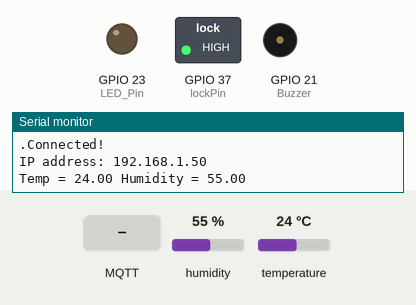
Recording of a sketch running on a simulated ESP32. Shown: switched loads named in the sketch (green lamp = pin HIGH), output pins drawn as LEDs (lit = HIGH), buzzer (waves = sounding, pin HIGH), the last lines printed to the serial monitor. The inputs (shaded band) are chosen by the test bench; at power-on: humidity 55 %, temperature 24 °C. WiFi joins after 1.5 s; servers stay silent unless stated; no MQTT or app messages arrive unless stated.

Above: at 8.2 s.
8.3 s: MQTT message "BulbON" arrives on the first subscribed topic
At 10.2 s:
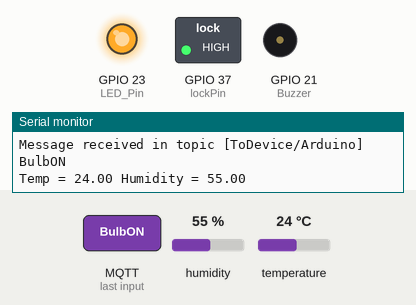
10.5 s: MQTT message "ButtonPressed" arrives on the first subscribed topic
At 11.7 s:
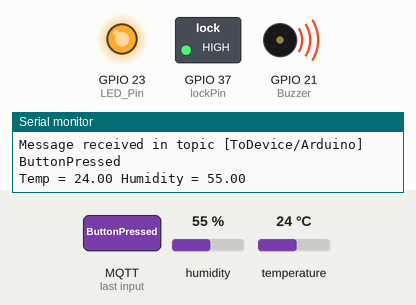
12.7 s: MQTT message "BulbOFF" arrives on the first subscribed topic
At 14.2 s:
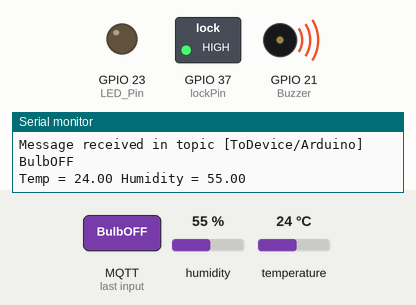
Timing chart, 0 to 15.7 s (numbered marks = the images above; inputs shaded):
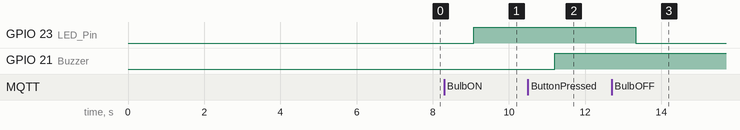

The sketch:

mqtt_mosquitto_DeviceControl.ino
```cpp
// (licence header left out)
#include "ThingSpeak.h"
#include "WiFi.h"
#include <PubSubClient.h>
#include <Ethernet.h>

#include <DHT.h>

/*******************DEFINES************************/
#define DEBUG
#define LED_Pin 23
#define Buzzer 21
#define  LM35_Temp 39  /*Analog pin*/
#define DHTTYPE DHT11  /*DHT-11 Sensor*/
/**************************************************/

/**************DHT-11 Temp Sensor******************/
#define DHTPIN 4
DHT dht(DHTPIN, DHTTYPE);
float Temperature;
float Humidity;
/**************************************************/

/*********** Enter you Wi-Fi Details **************/
char ssid[] = "tvishwajit"; //SSID
char pass[] = "7070070167@Vt"; // Password
/**************************************************/

/*******************************Constants***********************************/

/*The input pin the LDR is connected to. Must be an analogue pin
  (i.e. pins A0-A5 on Arduino UNO).*/
const byte ldrPin = 2;//A0;

/*LM35 Temperature Sensor Varialbes*/
float temp_celsius = 0;
float sensorValue = 0;
float sensorVoltage = 0;

/*This digital pin will be driven low to release a lock when puzzle solved
can be any pin capable of digital output*/
const byte lockPin = A1; //D2;

/*The base reading is the resistance of the LDR measure
in normal lighting of the room, and will be calibrated
each time the puzzle is reset*/
int baseReading = 512;

/*Current reading is the resistance of the LDR, which
changese when a light is falling on it (resistance falls)
or light block from it (resistance rises)*/
int currentReading;

/*The LDR reading will naturally fluctuate slightly. This
sensitivity value will be used as threshold to determine
when it has changed enough for the puzzle to be considered
to have been solved.*/
const int sensitivity = 30;

/*Track state of overall puzzle*/
enum PuzzleState {Initialising, Running, Solved};
PuzzleState puzzleState = Initialising;

/*Returns true if the puzzle has been solved,
false otherwise*/
bool checkIfPuzzleSolved() {
  return (currentReading > baseReading + sensitivity);
}

/*Ultrasonic Trig and Echo Pins*/
const int trigger = 5;//16;
const int echo = 18;//5;
long T;
float distanceCM;


/***************************************************************************/

/**********************ThingsPeak Details***********************************/
unsigned long myChannelField =  1794204; // Channel ID
const int ChannelField1 = 1; // Which channel to write data
const char * myWriteAPIKey = "TE5ARSKRZA361F1W"; // Your write API Key
/***************************************************************************/


/***************************MQTT Constants**********************************/
/*MAC Address of the Brocker*/
/*If not known, make up a unique 6-hexadecimal value.*/
const byte mac[] = {0xDE, 0xED, 0xBA, 0xFE, 0xFE, 0xED};
/* Unique ip address to assign to this decive (if DHCP fails)*/
const IPAddress deviceIP(192,168,1,100);
/*IP Address of machine on the network running the MQTT broker*/
const IPAddress mqttServerIP(192,168,30,5);
/*Unique name of this device, used as client ID to connect to MQTT server*/
/*and also topic name for messages published to this device */
const char* deviceID = "Arduino";
/***************************************************************************/


/*********************MQTT Global Variables********************************/
/*Create an instance of Ethernet client*/
//EthernetClient ethernetClient;
/*Create an instance of MQTT Client based on the ethernet client*/
//PubSubClient MQTTclient(ethernetClient);

/*Create an instance of WiFi client*/
WiFiClient  client;
/*Create an instance of MQTT Client based on Wifi client*/
PubSubClient MQTTclient(client);

/*The time (from millis()) at which last message was published*/
long lastMsgTime = 0;
/*A buffer to hold message to be sent/have been received*/
char msg[64];
/*The topic in which to publish a message*/
char topic[32];
/*Counter for number of heartbeat pulses sent*/
int pulseCount = 0;
/*************************************************************************/

/****************************WiFi Setup***********************************/
void wifiSetup(void)
{
    /*Start the serial connection*/
    if(!Serial)
    {
      Serial.begin(115200);
    }

    /*Attempting to connect to the specified  WiFi network*/
    if (WiFi.status() != WL_CONNECTED)
    {
        Serial.print("Attempting to connect to SSID: ");
        Serial.println(ssid);

        /*Show a simple progress counter while we wait to connect*/
        while (WiFi.status() != WL_CONNECTED)
        {
            WiFi.begin(ssid, pass);
            Serial.print(".");
            delay(5000);
        }
        /*Give the WiFi a couple of seconds to initialize*/
        delay(2000);

        /*Print debug info about the connection*/
        Serial.print("Connected!\nIP address: ");
        Serial.println(WiFi.localIP());
    }
}
/*************************************************************************/


/****************************Ethernet Setup*******************************/
void ethernetSetup()
{
//  if(!Serial)
//  {
//    /*Start the serial connection*/
//    Serial.begin(115200);
//  }
//  /*Attempting to connect to the specified network*/
//  Serial.print("Connecting to network ");
//  /*First, try to create a conncetion using DHCP */
//  if(Ethernet.begin(mac) == 0)
//  {
//    /*Try to connect using speified IP address instead of DHCP*/
//    Ethernet.begin(mac,deviceIP);
//  }
//  /*Give the Ethernet sheild a couple of seconds to initialize*/
//  delay(2000);
//  /*Print debug info about the conncetion*/
//  Serial.print("Connceted! IP address: ");
//  Serial.println(Ethernet.localIP());
}
/************************************************************************/

/*************************MQTT setup function***************************/
void mqttSetup()
{
  /*Define some setting for the MQTT client*/
  MQTTclient.setServer(mqttServerIP, 1883);
  MQTTclient.setCallback(mqttCallback);
}
/***********************************************************************/


/***********************Void Setup function*****************************/
void setup()
{
  #ifdef DEBUG
  /*Initialise serial communication channel with the PC*/
  Serial.begin(115200);
  #endif
  /*Set the LDR pin as input*/
  pinMode(ldrPin,INPUT);

  /*Setup the Ultrasonic Pins*/
  pinMode(trigger,OUTPUT);
  pinMode(echo,INPUT);

  /*Setup the LED Pin*/
  pinMode(LED_Pin,OUTPUT);

  /*Set Buzzer Pin*/
  pinMode(Buzzer,OUTPUT);

  /*Set the lock pin as output and secure the lock*/
  pinMode(lockPin,OUTPUT);
  digitalWrite(lockPin,HIGH);

  /*Set the Temperature as input*/
  pinMode(LM35_Temp,INPUT);

  /*DHT-11 the Temperature Sensor*/
  pinMode(DHTPIN ,INPUT);
  dht.begin();

  /*Setup the Ethernet network connection*/
  ethernetSetup();

  /*Setup the WiFi connection*/
  WiFi.mode(WIFI_STA);
  wifiSetup();

  /*Setup the MQTT Services*/
  mqttSetup();

  /*Setup the Thingspeak Services*/
  ThingSpeak.begin(client);
}
/***********************************************************************/


/************************Void Loop Function*****************************/
void loop()
{
  wifiSetup();
  /*Take the current measurement from the sensor
  when the sensor is covered, this value rises.
  when it receives more light, it falls.*/
//  currentReading = analogRead(ldrPin);
  /*Log the output on the serial terminal if debugging enabled*/
//  #ifdef DEBUG
//  Serial.print("LDR Sensor Data = ");
//  Serial.println(currentReading);
//  delay(500);
//  #endif

    /*LM35 Temp Sensor*/
//  sensorVoltage = analogRead(LM35_Temp);
//  temp_celsius = sensorVoltage/10;

  /*DHT-11 Temp Sensor*/
  Temperature = dht.readTemperature();
  Humidity = dht.readHumidity();

  if( isnan(Temperature) || isnan(Humidity) ) {
    Serial.println("Failed to read from DHT Sensor");
    delay(4000);
    return;
  }

  /*Log the output on the serial terminal if debugging enabled*/
  #ifdef DEBUG
  Serial.print("Temp = ");
//  Serial.println(temp_celsius);
  Serial.print(Temperature);
  Serial.print(" ");
  Serial.print("Humidity = ");
  Serial.println(Humidity);
  delay(2000);
  #endif

  /*Publish the Temp data to Subscriber*/
//  publish_dashboard(temp_celsius);
  publish_dashboard_Temp(Temperature);
  publish_dashboard_Humidity(Humidity);

  /*Switch action based on the current state of the puzzle*/
  switch(puzzleState) {

    case Initialising:
        calibrate();
        puzzleState = Running;
        break;

    case Running:
        if(checkIfPuzzleSolved()) {
          onSolve();
        }
        break;

    case Solved:
        if(checkIfPuzzleSolved()) {
          onUnsolve();
        }
        break;
    default:
        Serial.println("Invalid Option");
        break;
  }

  /*Call the MQTT loop function*/
  mqttLoop();
  delay(100);

  //ultrasonic();
}

/***********************************************************************/


/***************************Calibrate function**************************/
void calibrate()
{
  /*Calculate a mean average reading over 10 samples*/
//  int numSamples = 10;
//  int total = 0;
//  for(int i =0; i<numSamples; i++){
//    delay(100);
//    total += analogRead(/*ldrPin*/LM35_Temp);
//  }
//  baseReading = total / numSamples;

  /*Print debug information to the serial connection*/
//  #ifdef DEBUG
//  Serial.print("Sensor Initialised at base lavel: ");
//  Serial.println(baseReading);
//  #endif
}
/***********************************************************************/


/**************************Ultrasonic function**************************/
void ultrasonic(void)
{
  /*Utrasonic functionality*/
  digitalWrite(trigger, LOW);
  delay(1);
  digitalWrite(trigger, HIGH);
  delayMicroseconds(10);
  digitalWrite(trigger, LOW);
  T = pulseIn(echo, HIGH);
  distanceCM = T * 0.034;
  distanceCM = distanceCM / 2;

  if(distanceCM <= 50)
  {
    Serial.println("LED is ON");
    digitalWrite(LED_Pin,HIGH);
  }
  else
  {
    digitalWrite(LED_Pin,LOW);
  }

  Serial.print("Distance in cm: ");
  Serial.println(distanceCM);
  ThingSpeak.writeField(myChannelField, ChannelField1, distanceCM, myWriteAPIKey);
  delay(1000);
}
/***********************************************************************/


/**************************MQTT Loop function***************************/
void mqttLoop()
{
  /*Ensure there's a connection to the MQTT server*/
  while(!MQTTclient.connected())
  {
    /*Debug info*/
    Serial.print("Attempting to connect to the MQTT broker at ");
    Serial.println(mqttServerIP);

      /*Attempt to connect*/
      if(MQTTclient.connect(deviceID))
      {
        /*Debug info*/
        Serial.println("Connected to MQTT broker");

        /*Publish an announcement to the Host / Broker,
        topic: ToHost/Arduino*/
        snprintf(topic, 32, "ToHost/%s",deviceID);
        snprintf(msg, 64, "CONNECT", deviceID);
        MQTTclient.publish(topic, msg);

        /*Publish from Arduino to the MQTT-DashBoard,
        topic: fromPub/Arduino*/
        snprintf(topic, 32, "fromPub/%s/",deviceID);
        snprintf(msg, 64, "ToDashBoard", deviceID);
        MQTTclient.publish(topic, msg);

        /*Publish from Arduino to the MQTT-DashBoard,
        topic: fromPub/Arduino*/
//        snprintf(topic, 32, "fromPub/%s/Temp",deviceID);
//        snprintf(msg, 64, "ToDashBoard", deviceID);
//        MQTTclient.publish(topic, msg);

        /*Publish from Arduino to the MQTT-DashBoard,
        topic: fromPub/Arduino*/
//        snprintf(topic, 32, "fromPub/%s/Humidity",deviceID);
//        snprintf(msg, 64, "ToDashBoard", deviceID);
//        MQTTclient.publish(topic, msg);


        /*Subscribe to topics meant for this device*/
        snprintf(topic, 32, "ToDevice/%s", deviceID);
        MQTTclient.subscribe(topic);

        /*Subscribe to topics meant for all devices*/
        MQTTclient.subscribe("ToDevice/All");

        /*Subscribe to topic meant for Buzzer*/
        MQTTclient.subscribe("Arduino/Buzzer");
      }
      else
      {
        /*Debug info why conncetion could not be made*/
        Serial.print("Connection to MQTT server faild!, rc=");
        Serial.print(MQTTclient.state());
        Serial.println("trying again in 5 seconds");

        /*Wait 5 seconds before retrying*/
        delay(5000);
      }
  }
  /*Call the main loop to check for and publish messages*/
  MQTTclient.loop();
}
/***********************************************************************/

/***************************MQTT Publish function***********************/
void publish(char* message)
{
  snprintf(topic, 32, "ToHost/%s", deviceID);
  MQTTclient.publish(topic,message);
}
/***********************************************************************/

/***************************MQTT Publish function Temp***********************/
void publish_dashboard_Temp(float temp_celsius)
{
  char buff[64];
  sprintf(buff, "%.2f", temp_celsius);
  snprintf(topic, 32, "fromPub/%s/Temp", deviceID);
  MQTTclient.publish(topic,buff);
}
/***********************************************************************/

/***************************MQTT Publish function Humidity***********************/
void publish_dashboard_Humidity(float humidity)
{
  char buff[64];
  sprintf(buff, "%.2f", humidity);
  snprintf(topic, 32, "fromPub/%s/Humidity", deviceID);
  MQTTclient.publish(topic,buff);
}
/***********************************************************************/


/**************************onUnsolved Function*****************************/
void onUnsolve() {
// #ifdef DEBUG
//    Serial.println("Puzzle has just become unsolved!");
// #endif

  /*Lock the lock again*/
//  digitalWrite(lockPin, HIGH);
  /*Updating the global puzzle state*/
//  puzzleState = Running;
  /*NEW! Publish a message to MQTT borker*/
//  publish("Cover up puzzle unsolved!");
}
/************************************************************************/

/**************************onSolved Function*****************************/
void onSolve() {
// #ifdef DEBUG
//    Serial.println("Puzzle has just been solved!");
// #endif

  /*Release the lock*/
//  digitalWrite(lockPin, LOW);
  /*Updating the global puzzle state*/
//  puzzleState = Solved;
  /*NEW! Publish a message to MQTT borker*/
//  publish("Cover up puzzle solved!");
}
/*************************************************************************/

/**************************onReset Function*****************************/
void onReset() {
 #ifdef DEBUG
    Serial.println("Puzzle has just been reset!");
 #endif

  /*Lock the lock again*/
  digitalWrite(lockPin, HIGH);
  /*Updating the global puzzle state*/
  puzzleState = Initialising;
  /*Publish a message to MQTT borker*/
  publish("Cover up puzzle reset!");
}
/************************************************************************/


/**************************MQTT Callback Function***************************/
/*Callback function each time a message is published in any of the
  topics to which this client is subscribed*/
void mqttCallback(char* topic, byte* payload, unsigned int length)
{
      /*The message payload passed to this function is a byte*
      Let's first copy its contents to the msg char[] array*/
      memcpy(msg, payload,length);
      /*Add a NULL terminator to the message to make it a correct string*/
      msg[length] = '\0';

      /*Debug*/
      Serial.print("Message received in topic [");
      Serial.print(topic);
      Serial.print("] ");
      Serial.print(msg);
      Serial.println(" ");

      /*Act upon the message received*/
      if(strcmp(msg, "SOLVE") == 0) {
        onSolve();
      }
      else if(strcmp(msg,"RESET") == 0) {
        onReset();
      }

      /*For Bulb Control*/
      if(strcmp(msg,"BulbOFF") == 0) {
        digitalWrite(LED_Pin,LOW);
      }
      if(strcmp(msg,"BulbON") == 0) {
        digitalWrite(LED_Pin,HIGH);
      }

      /*For Button pressed from Dashboard*/
      if(strcmp(msg,"ButtonPressed") == 0) {
        digitalWrite(Buzzer,HIGH);
      }
      if(strcmp(msg,"ButtonNP") == 0) {
        digitalWrite(Buzzer,LOW);
      }

}
/********************************************************************************/
```

Measured:
- after the input at 8.3 s, GPIO 23 (LED_Pin): LOW → HIGH after 0.78 s
- after the input at 10.5 s, GPIO 21 (Buzzer): LOW → HIGH after 0.71 s
- after the input at 12.7 s, GPIO 23 (LED_Pin): HIGH → LOW after 0.63 s
